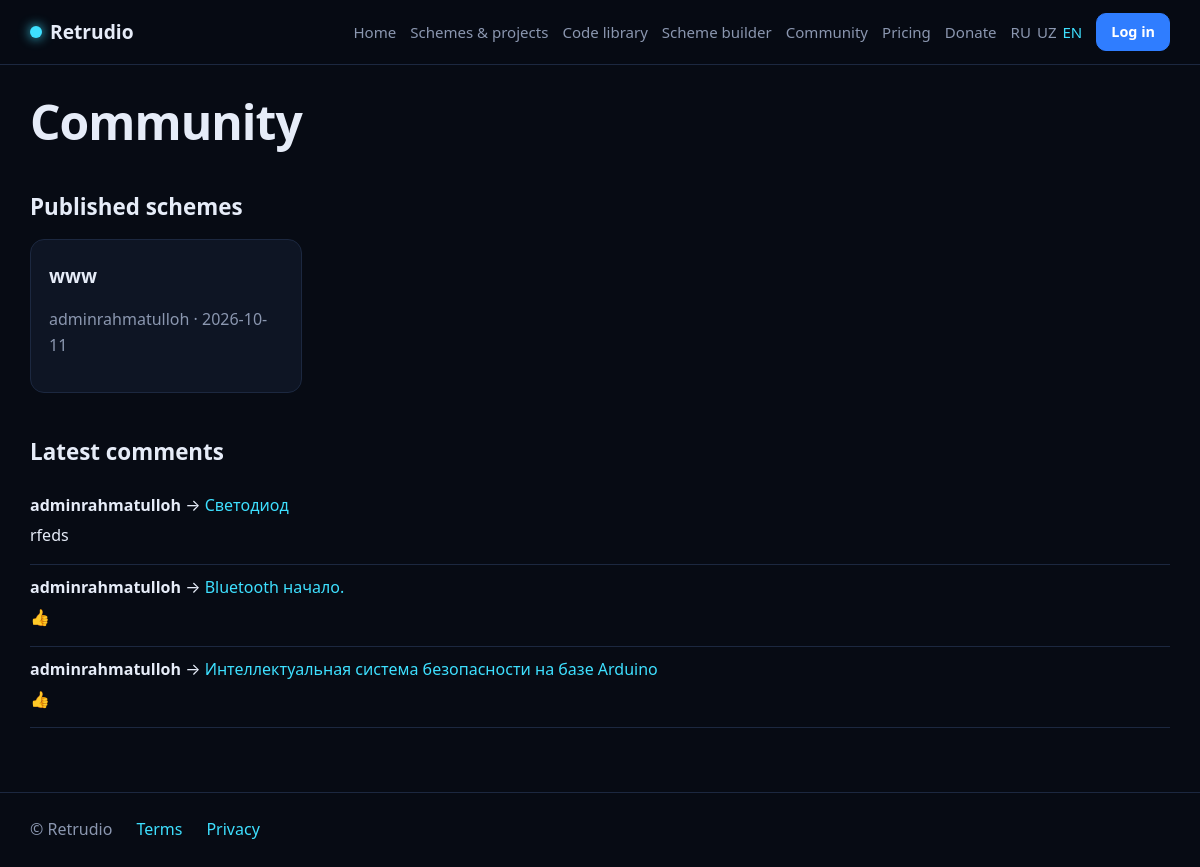
Screenshot of /community?lang=en with the database file from the repository.
### tables this page shows
CREATE TABLE designs(
  id INTEGER PRIMARY KEY AUTOINCREMENT,
  user_id INTEGER NOT NULL, title TEXT NOT NULL,
  data TEXT NOT NULL, public INTEGER NOT NULL DEFAULT 0,
  created TEXT NOT NULL DEFAULT CURRENT_TIMESTAMP,
  updated TEXT NOT NULL DEFAULT CURRENT_TIMESTAMP
);

CREATE TABLE users(
  id INTEGER PRIMARY KEY AUTOINCREMENT,
  email TEXT UNIQUE NOT NULL,
  name TEXT NOT NULL,
  password_hash TEXT NOT NULL,
  subscription_until TEXT,
  username TEXT UNIQUE,
  is_admin INTEGER NOT NULL DEFAULT 0,
  created TEXT NOT NULL DEFAULT CURRENT_TIMESTAMP
);

CREATE TABLE comments(
  id INTEGER PRIMARY KEY AUTOINCREMENT,
  project_id INTEGER NOT NULL, user_id INTEGER NOT NULL,
  body TEXT NOT NULL, rating INTEGER,
  created TEXT NOT NULL DEFAULT CURRENT_TIMESTAMP
);

### app.py (the view)
@app.route("/community")
def community():
    db = get_db()
    designs = db.execute("SELECT d.id,d.title,d.updated,u.name FROM designs d JOIN users u ON u.id=d.user_id "
                         "WHERE d.public=1 ORDER BY d.updated DESC LIMIT 30").fetchall()
    comments = db.execute("SELECT c.*, u.name FROM comments c JOIN users u ON u.id=c.user_id "
                          "ORDER BY c.id DESC LIMIT 10").fetchall()
    return render_template("community.html", designs=designs, comments=comments, catalog=catalog)

### app.py (called while the page is built)
@app.before_request
def before():
    if request.args.get("lang") in config.LANGS:
        session["lang"] = request.args["lang"]
    g.lang = session.get("lang", "ru")
    g.user = None
    if session.get("uid"):
        g.user = get_db().execute("SELECT * FROM users WHERE id=?", (session["uid"],)).fetchone()
    if request.method in ("POST", "PUT", "DELETE") and request.endpoint not in ("payment_notify", "payment_success", "payment_fail"):
        token = request.form.get("csrf") or request.headers.get("X-CSRF-Token", "")
        if not hmac.compare_digest(token, session.get("csrf", "")):
            abort(400, "CSRF")

def has_subscription(user):
    if user and user["is_admin"]:      # администраторам открыты все платные проекты
        return True
    if not user or not user["subscription_until"]:
        return False
    return datetime.fromisoformat(user["subscription_until"]) >= utcnow()

@app.context_processor
def inject():
    if "csrf" not in session:
        session["csrf"] = secrets.token_urlsafe(32)
    return dict(
        t=lambda k: translate(k, g.lang), lang=g.lang, user=g.user,
        csrf=session["csrf"], PROJECT_NAME=config.PROJECT_NAME, LANGS=config.LANGS,
        loc=lambda v: catalog.loc(v, g.lang), CATEGORIES=catalog.CATEGORIES,
        has_sub=has_subscription(g.user),
        cfg=SimpleNamespace(CONTACT_EMAIL=config.CONTACT_EMAIL, DONATE_URL=config.DONATE_URL,
                            FREEKASSA_READY=config.FREEKASSA_READY, SUBSCRIPTION_PRICE=config.SUBSCRIPTION_PRICE,
                            SUBSCRIPTION_CURRENCY=config.SUBSCRIPTION_CURRENCY,
                            SUBSCRIPTION_DAYS=config.SUBSCRIPTION_DAYS),   # только безопасные значения, без секретов
    )

### catalog.py (called while the page is built, shortened)
def loc(value, lang):
    if isinstance(value, dict):
        return value.get(lang) or value.get("ru") or value.get("en") or next(iter(value.values()), "")
    return value or ""

def all_items():
    files = sorted(SCHEMES_DIR.glob("*.json"))
    sig = tuple((f.name, f.stat().st_mtime_ns) for f in files) + tuple(
        (f.name, f.stat().st_mtime_ns) for f in SCHEMES_DIR.glob("*.txt")) + tuple(
        (f.name, f.stat().st_mtime_ns) for f in SCHEMES_DIR.glob("*.ino"))
    return _cache["items"]

def get(pid):
    return all_items().get(pid)

### database.py (called while the page is built)
def get_db():
    if "db" not in g:
        g.db = sqlite3.connect(DB_PATH)
        g.db.row_factory = sqlite3.Row
    return g.db

### templates/community.html
{% extends "base.html" %}
{% block content %}<h1>{{ t('nav_community') }}</h1>
<h2>{{ t('community_designs') }}</h2>
{% if designs %}<div class="grid">{% for d in designs %}
  <a class="card body" href="{{ url_for('design_view', did=d['id']) }}"><h3>{{ d['title'] }}</h3><p class="muted">{{ d['name'] }} · {{ d['updated'][:10] }}</p></a>{% endfor %}</div>
{% else %}<div class="empty"><p class="muted">{{ t('nothing_found') }}</p></div>{% endif %}
<h2>{{ t('latest_comments') }}</h2>
{% for c in comments %}{% set p = catalog.get(c['project_id']) %}
<div class="comment"><b>{{ c['name'] }}</b> {% if p %}→ <a href="{{ url_for('project', pid=p.id) }}">{{ loc(p.name) }}</a>{% endif %}<p>{{ c['body'] }}</p></div>
{% else %}<p class="muted">{{ t('nothing_found') }}</p>{% endfor %}
{% endblock %}

### static/style.css (style rules this page uses)
:root { --bg:#070b14;--card:#0e1524;--card2:#121c30;--line:#1c2840;--text:#e6ecf8;--muted:#8b97b0; --blue:#2f7dff;--cyan:#3ee0ff;--violet:#8b5cf6;--ok:#34d399;--warn:#f5b84a;--r:14px }
* { box-sizing:border-box }
html { scroll-behavior:smooth }
body { margin:0;background:var(--bg);color:var(--text);font:16px/1.6 system-ui,-apple-system,"Segoe UI",Roboto,sans-serif }
a { color:var(--cyan);text-decoration:none }
h1 { font-size:clamp(1.8rem,4vw,3rem);line-height:1.15;margin:.6em 0 .3em;letter-spacing:-.02em }
h2 { margin:1.8em 0 .6em;font-size:1.4rem }
h3 { margin:.2em 0 }
.muted { color:var(--muted) }
.grid { display:grid;grid-template-columns:repeat(auto-fill,minmax(270px,1fr));gap:18px }
.card,.panel { background:var(--card);border:1px solid var(--line);border-radius:var(--r) }
.card { color:var(--text);display:block;overflow:hidden;transition:border-color .2s }
.card.body { padding:18px }
.comment { border-bottom:1px solid var(--line);padding:10px 0 }
.comment p { margin:.3em 0;white-space:pre-line }

### rows the page displays
designs: title "www", name "adminrahmatulloh", updated "2026-10-11"
comments: name "adminrahmatulloh", loc "Светодиод", body "rfeds"
comments: name "adminrahmatulloh", loc "Bluetooth начало.", body "👍"
comments: name "adminrahmatulloh", loc "Интеллектуальная система безопасности на базе Arduino", body "👍"

### other values shown
{{ PROJECT_NAME }} "Retrudio"
{{ t('nav_home') }} "Home"
{{ t('nav_projects') }} "Schemes & projects"
{{ t('nav_library') }} "Code library"
{{ t('nav_builder') }} "Scheme builder"
{{ t('nav_community') }} "Community"
{{ t('nav_pricing') }} "Pricing"
{{ t('nav_donate') }} "Donate"
{{ l.upper() }} "RU" "UZ" "EN"
{{ t('login') }} "Log in"
{{ t('community_designs') }} "Published schemes"
{{ t('latest_comments') }} "Latest comments"
{{ t('footer_rules') }} "Terms"
{{ t('footer_privacy') }} "Privacy"
